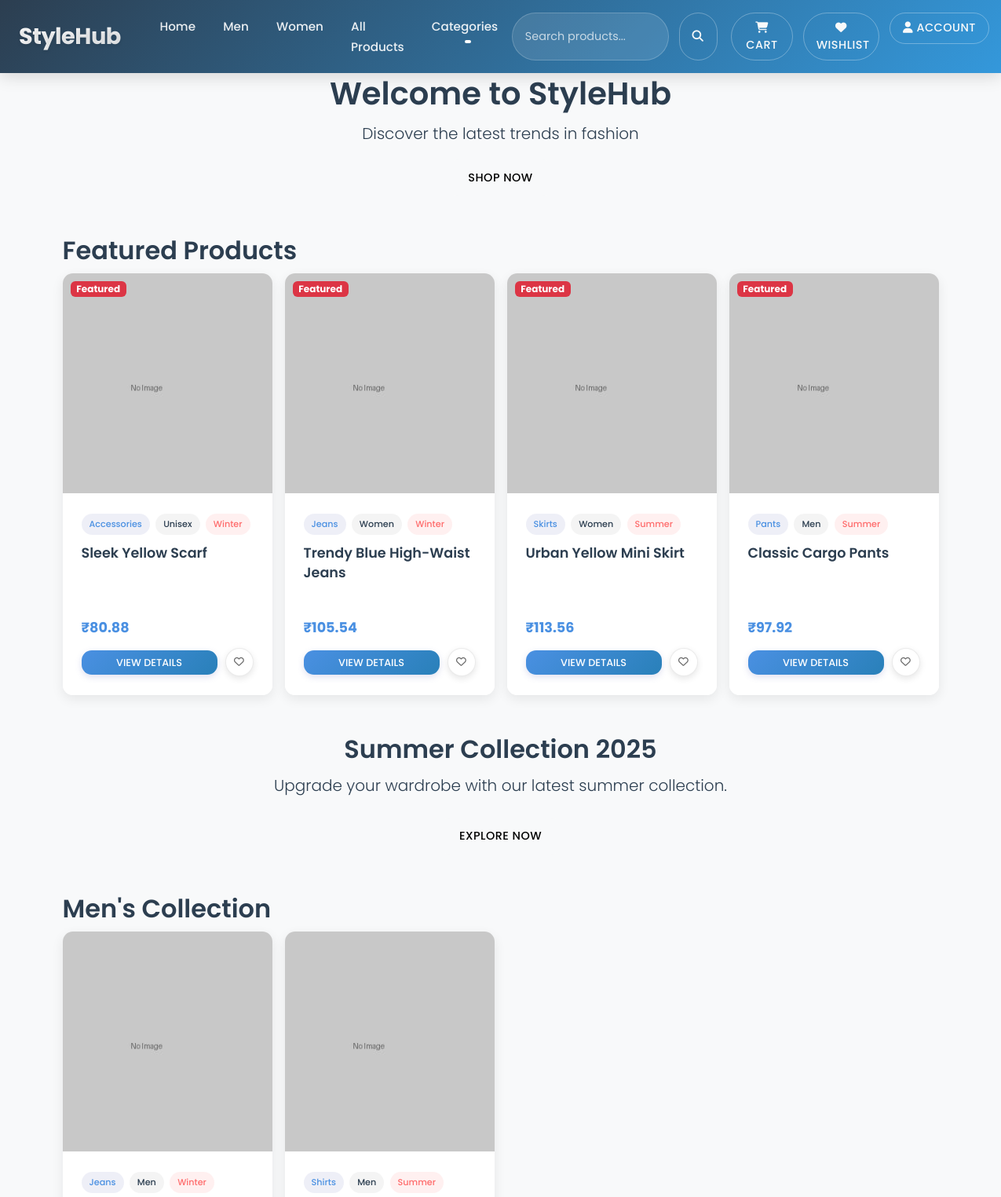
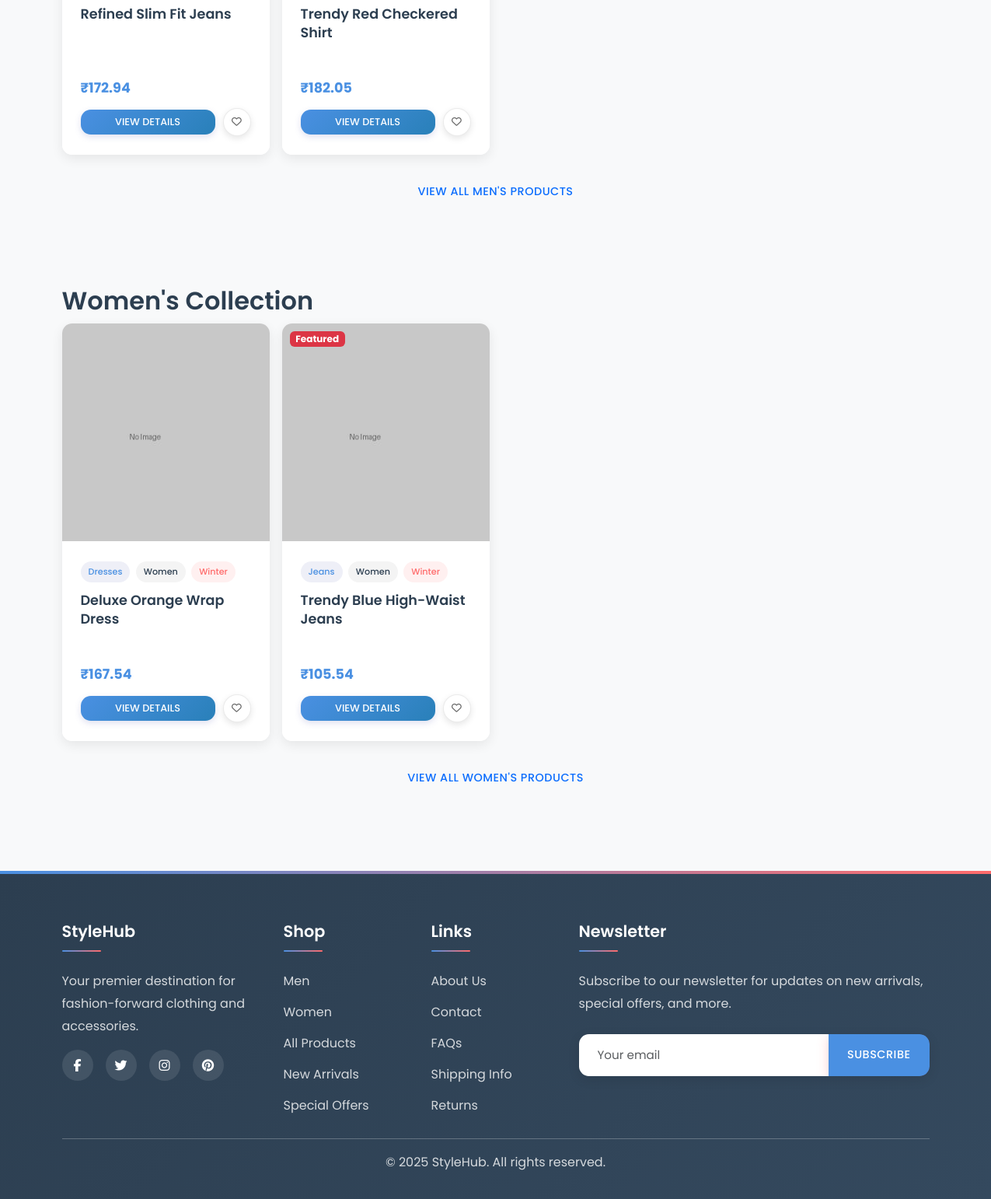
The page / on the database its author committed (2 pictures, top to bottom).
### store/models.py (models this page shows, shortened)
class Product(models.Model):
    GENDER_CHOICES = (
        ('men', 'Men'),
        ('women', 'Women'),
        ('unisex', 'Unisex'),
    )
    COLLECTION_CHOICES = (
        ('summer', 'Summer'),
        ('winter', 'Winter'),
    )
    category = models.ForeignKey(Category, on_delete=models.CASCADE, related_name='products')
    name = models.CharField(max_length=200)
    description = models.TextField()
    price = models.DecimalField(max_digits=10, decimal_places=2)
    image = models.ImageField(upload_to='products/', blank=True)
    gender = models.CharField(max_length=6, choices=GENDER_CHOICES)
    collection = models.CharField(max_length=6, choices=COLLECTION_CHOICES, default='summer')
    in_stock = models.BooleanField(default=True)
    is_featured = models.BooleanField(default=False)
    created = models.DateTimeField(auto_now_add=True)
    updated = models.DateTimeField(auto_now=True)
    class Meta:
        ordering = ['-created']
    def get_absolute_url(self):
        return reverse('store:product_detail', args=[self.id])

class Category(models.Model):
    name = models.CharField(max_length=100)
    slug = models.SlugField(max_length=100, unique=True)
    class Meta:
        verbose_name_plural = 'Categories'
    def get_absolute_url(self):
        return reverse('store:category', args=[self.slug])

### store/views.py (the view)
# urls.py: 2. Add a URL to urlpatterns:  path('', views.home, name='home')
def home(request):
    try:
        try:
            featured_products = Product.objects.filter(is_featured=True)[:4]
        except Exception as e:
            featured_products = []
            print(f"Error fetching featured products: {e}")
        try:
            men_products = Product.objects.filter(gender='men')[:2]
        except Exception as e:
            men_products = []
            print(f"Error fetching men's products: {e}")
        try:
            women_products = Product.objects.filter(gender='women')[:2]
        except Exception as e:
            women_products = []
            print(f"Error fetching women's products: {e}")
        try:
            categories = Category.objects.all()
        except Exception as e:
            categories = []
            print(f"Error fetching categories: {e}")
        context = {
            'featured_products': featured_products,
            'men_products': men_products,
            'women_products': women_products,
            'categories': categories,
        }
        return render(request, 'store/home.html', context)
    except Exception as e:
        print(f"Critical error in home view: {e}")
        return HttpResponse("<h1>StyleHub</h1><p>The site is experiencing technical difficulties. Please try again later.</p>")

### templates/store/home.html (shortened to what this page needs)
{% extends 'base.html' %}
{% load static %}
{% block content %}
<section class="hero">
    <div class="container text-center">
        <h1>Welcome to StyleHub</h1>
        <p class="lead">Discover the latest trends in fashion</p>
        <a href="{% url 'store:product_list' %}" class="btn btn-light btn-lg">Shop Now</a>
    </div>
</section>
<section class="py-5">
    <div class="container">
        <h2 class="section-header">Featured Products</h2>
        <div class="row g-3">
            {% for product in featured_products %}
            <div class="col-sm-6 col-md-4 col-lg-3">
                <div class="card product-card h-100">
                    <a href="{{ product.get_absolute_url }}" class="position-relative">
                        {% if product.image %}
                        <img src="{{ product.image.url }}" class="card-img-top" alt="{{ product.name }}">
                        {% else %}
                        <img src="{% static 'images/no-image.jpg' %}" class="card-img-top" alt="{{ product.name }}">
                        {% endif %}
                        {% if product.is_featured %}
                        <span class="badge bg-danger" style="position: absolute; top: 10px; left: 10px; z-index: 5;">Featured</span>
                        {% endif %}
                    </a>
                    <div class="card-body d-flex flex-column">
                        <div>
                            <div class="mb-2">
                                <span class="category-badge">{{ product.category.name }}</span>
                                <span class="gender-badge">{{ product.get_gender_display }}</span>
                                {% if product.collection %}
                                <span class="collection-badge">{{ product.get_collection_display }}</span>
                                {% endif %}
                            </div>
                            <h5 class="card-title">{{ product.name }}</h5>
                        </div>
                        <div class="mt-auto">
                            <p class="price">₹{{ product.price }}</p>
                            <div class="action-buttons">
                                <a href="{{ product.get_absolute_url }}" class="btn btn-primary btn-sm action-button">View Details</a>
                                <a href="{% url 'store:add_to_wishlist' product.id %}" class="action-button wishlist-button" title="Add to Wishlist">
                                    <i class="far fa-heart"></i>
                                </a>
                            </div>
                        </div>
                    </div>
                </div>
            </div>
            {% empty %}
            <div class="col-12 text-center">
                <p>No featured products available.</p>
            </div>
            {% endfor %}
        </div>
    </div>
</section>
<section class="cta-section">
    <div class="container text-center">
        <h2>Summer Collection 2025</h2>
        <p class="lead mb-4">Upgrade your wardrobe with our latest summer collection.</p>
        <a href="{% url 'store:product_list' %}" class="btn btn-light btn-lg">Explore Now</a>
    </div>
</section>
<section class="py-5">
    <div class="container">
        <h2 class="section-header">Men's Collection</h2>
        <div class="row g-3">
            {% for product in men_products %}
            <div class="col-sm-6 col-md-3">
                <div class="card product-card h-100">
                    <a href="{{ product.get_absolute_url }}" class="position-relative">
                        {% if product.image %}
                        <img src="{{ product.image.url }}" class="card-img-top" alt="{{ product.name }}">
                        {% else %}
                        <img src="{% static 'images/no-image.jpg' %}" class="card-img-top" alt="{{ product.name }}">
                        {% endif %}
                    </a>
                    <div class="card-body d-flex flex-column">
                        <div>
                            <div class="mb-2">
                                <span class="category-badge">{{ product.category.name }}</span>
                                <span class="gender-badge">{{ product.get_gender_display }}</span>
                                {% if product.collection %}
                                <span class="collection-badge">{{ product.get_collection_display }}</span>
                                {% endif %}
                            </div>
                            <h5 class="card-title">{{ product.name }}</h5>
                        </div>
                        <div class="mt-auto">
                            <p class="price">₹{{ product.price }}</p>
                            <div class="action-buttons">
                                <a href="{{ product.get_absolute_url }}" class="btn btn-primary btn-sm action-button">View Details</a>
                                <a href="{% url 'store:add_to_wishlist' product.id %}" class="action-button wishlist-button" title="Add to Wishlist">
                                    <i class="far fa-heart"></i>
                                </a>
                            </div>
                        </div>
                    </div>
                </div>
            </div>
            {% empty %}
            <div class="col-12 text-center">
                <p>No men's products available.</p>
            </div>
            {% endfor %}
        </div>
        <div class="text-center mt-4">
            <a href="{% url 'store:category' 'men' %}" class="btn btn-outline-primary">View All Men's Products</a>
        </div>
    </div>
</section>
<section class="py-5">
    <div class="container">
        <h2 class="section-header">Women's Collection</h2>
        <div class="row g-3">
            {% for product in women_products %}
            <div class="col-sm-6 col-md-3">
                <div class="card product-card h-100">
                    <a href="{{ product.get_absolute_url }}" class="position-relative">
                        {% if product.image %}
                        <img src="{{ product.image.url }}" class="card-img-top" alt="{{ product.name }}">
                        {% else %}
                        <img src="{% static 'images/no-image.jpg' %}" class="card-img-top" alt="{{ product.name }}">
                        {% endif %}
                        {% if product.is_featured %}
                        <span class="badge bg-danger" style="position: absolute; top: 10px; left: 10px; z-index: 5;">Featured</span>
                        {% endif %}
                    </a>
                    <div class="card-body d-flex flex-column">
                        <div>
                            <div class="mb-2">
                                <span class="category-badge">{{ product.category.name }}</span>
                                <span class="gender-badge">{{ product.get_gender_display }}</span>
                                {% if product.collection %}
                                <span class="collection-badge">{{ product.get_collection_display }}</span>
                                {% endif %}
                            </div>
                            <h5 class="card-title">{{ product.name }}</h5>
                        </div>
                        <div class="mt-auto">
                            <p class="price">₹{{ product.price }}</p>
                            <div class="action-buttons">
                                <a href="{{ product.get_absolute_url }}" class="btn btn-primary btn-sm action-button">View Details</a>
                                <a href="{% url 'store:add_to_wishlist' product.id %}" class="action-button wishlist-button" title="Add to Wishlist">
                                    <i class="far fa-heart"></i>
                                </a>
                            </div>
                        </div>
                    </div>
                </div>
            </div>
            {% empty %}
            <div class="col-12 text-center">
                <p>No women's products available.</p>
            </div>
            {% endfor %}
        </div>
        <div class="text-center mt-4">
            <a href="{% url 'store:category' 'women' %}" class="btn btn-outline-primary">View All Women's Products</a>
        </div>
    </div>
</section>
{% endblock %}

### rows shown on the page
Product: is_featured "Featured", category.name "Accessories", gender "Unisex", collection "Winter", name "Sleek Yellow Scarf", price "80.88"
Product: is_featured "Featured", category.name "Jeans", gender "Women", collection "Winter", name "Trendy Blue High-Waist Jeans", price "105.54"
Product: is_featured "Featured", category.name "Skirts", gender "Women", collection "Summer", name "Urban Yellow Mini Skirt", price "113.56"
Product: is_featured "Featured", category.name "Pants", gender "Men", collection "Summer", name "Classic Cargo Pants", price "97.92"
Product: category.name "Jeans", gender "Men", collection "Winter", name "Refined Slim Fit Jeans", price "172.94"
Product: category.name "Shirts", gender "Men", collection "Summer", name "Trendy Red Checkered Shirt", price "182.05"
Product: category.name "Dresses", gender "Women", collection "Winter", name "Deluxe Orange Wrap Dress", price "167.54"
